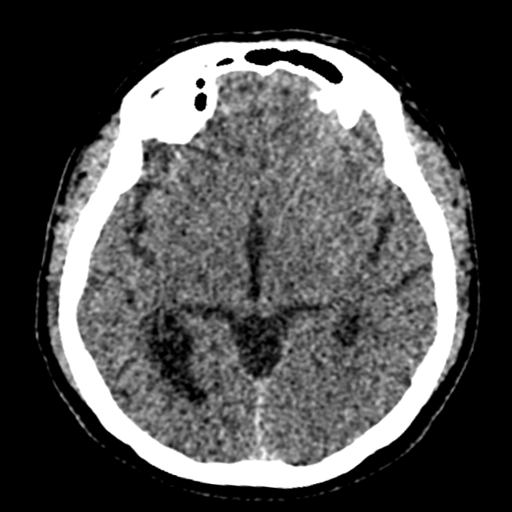
#> input picture Sample/ct.png, 512 x 512 px
$ python convert_to_nii.py
#> lines starting #> are read from the running program, lines starting #| are printed output that depends on the picture; after the words box and inside, x2 and y2 are one past the last pixel; in counts of white or black regions, pixels touching at a corner belong together
# convert_to_nii.py
import SimpleITK as sitk
import numpy as np
import cv2
import os

def jpg_to_clean_nii(in_jpg, out_nii, spacing=(1.0, 1.0)):
    # resolve paths relative to this script's directory
#> called with in_jpg = 'ct.png', out_nii = 'fixed.nii.gz', spacing = (1, 1)
    base_dir = os.path.dirname(__file__)
    in_path = in_jpg if os.path.isabs(in_jpg) else os.path.join(base_dir, in_jpg)
    out_path = out_nii if os.path.isabs(out_nii) else os.path.join(base_dir, out_nii)

    # read grayscale
    img = cv2.imread(in_path, cv2.IMREAD_GRAYSCALE)
#> img is the input picture: shape (512, 512); min 0, max 255, mean 80.8
    if img is None:
        print(f"Input not found or unreadable: {in_path}")
        return
    # tight crop around head (removes scale bar/borders)
    thr = cv2.threshold(img, 0, 255, cv2.THRESH_BINARY + cv2.THRESH_OTSU)[1]
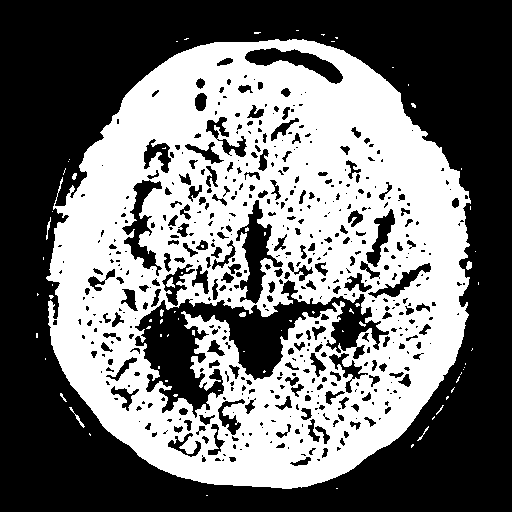
#> thr: shape (512, 512); 44.7% white; 74 white regions (63 under 20 px)
    cnts, _ = cv2.findContours(thr, cv2.RETR_EXTERNAL, cv2.CHAIN_APPROX_SIMPLE)
#> cnts = 45 contours, 42 with area under 20; largest, box (x1, y1, x2, y2) and area: (46, 39, 471, 489) 148736, (466, 261, 472, 270) 30, (69, 407, 85, 428) 30
    if len(cnts) > 0:
        c = max(cnts, key=cv2.contourArea)
#> c = contour of 761 points, box (x1, y1, x2, y2) (46, 39, 471, 489), area 148736
        x,y,w,h = cv2.boundingRect(c)
#> x = 46; y = 39; w = 425; h = 450
        pad = 5
        x = max(0, x+pad); y = max(0, y+pad)
#> after `x = max(0, x + pad)`: x = 51
#> after `y = max(0, y + pad)`: y = 44
        w = max(1, w-2*pad); h = max(1, h-2*pad)
#> after `w = max(1, w - 2 * pad)`: w = 415
#> after `h = max(1, h - 2 * pad)`: h = 440
        img = img[y:y+h, x:x+w]
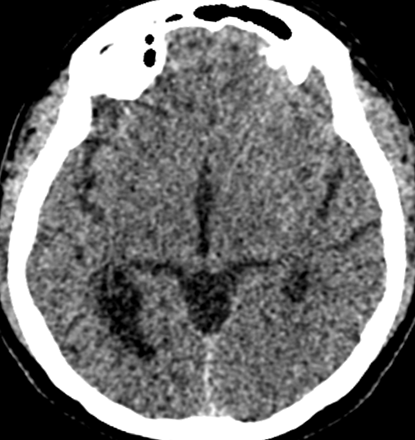
#> img: shape (440, 415); min 0, max 255, mean 114.5

    # make float, z-dimension=1 for 2D NIfTI
    arr = np.expand_dims(img.astype(np.float32), axis=0)
    nii = sitk.GetImageFromArray(arr)     # (z,y,x)
    if nii.GetDimension() == 3:
        nii.SetSpacing(spacing + (1.0,))
    else:
        nii.SetSpacing(spacing)
    sitk.WriteImage(nii, out_path)
    print("Saved:", out_path)

jpg_to_clean_nii("ct.png",  "fixed.nii.gz")
#> (the call stopped at in jpg_to_clean_nii, `nii = sitk.GetImageFromArray(arr)`: SimpleITK is not available in this run)
jpg_to_clean_nii("mri.png", "moving.nii.gz")
#> call 2 of jpg_to_clean_nii, with in_jpg = 'mri.png', out_nii = 'moving.nii.gz', spacing = (1, 1)
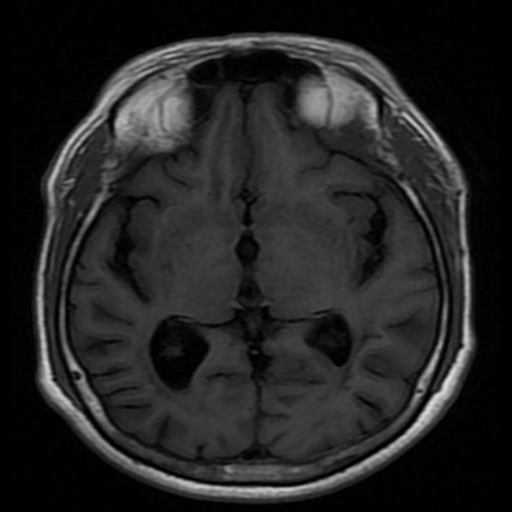
#> input picture Sample/mri.png, 512 x 512 px
#> in jpg_to_clean_nii, img is the input picture: shape (512, 512); min 0, max 221, mean 36.1
#> in jpg_to_clean_nii (call 2), `thr = cv2.threshold(img, 0, 255, cv2.THRESH_BINARY + cv2.THRESH_OTSU)[1]`:
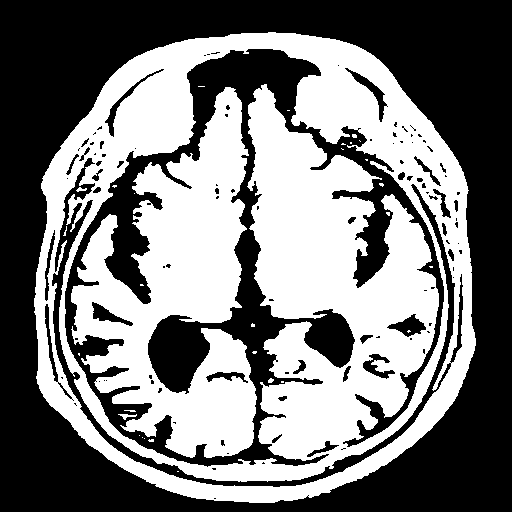
#> thr: shape (512, 512); 47.7% white; 31 white regions (26 under 20 px)
#> in jpg_to_clean_nii (call 2), `cnts, _ = cv2.findContours(thr, cv2.RETR_EXTERNAL, cv2.CHAIN_APPROX_SI..`: cnts = 1 contour; box (x1, y1, x2, y2) and area: (34, 32, 476, 503) 169634
#> in jpg_to_clean_nii (call 2), `c = max(cnts, key=cv2.contourArea)`: c = contour of 580 points, box (x1, y1, x2, y2) (34, 32, 476, 503), area 169634
#> in jpg_to_clean_nii (call 2), `x,y,w,h = cv2.boundingRect(c)`: x = 34; y = 32; w = 442; h = 471
#> in jpg_to_clean_nii (call 2), `x = max(0, x + pad)`: x = 39
#> in jpg_to_clean_nii (call 2), `y = max(0, y + pad)`: y = 37
#> in jpg_to_clean_nii (call 2), `w = max(1, w - 2 * pad)`: w = 432
#> in jpg_to_clean_nii (call 2), `h = max(1, h - 2 * pad)`: h = 461
#> in jpg_to_clean_nii (call 2), `img = img[y:y+h, x:x+w]`:
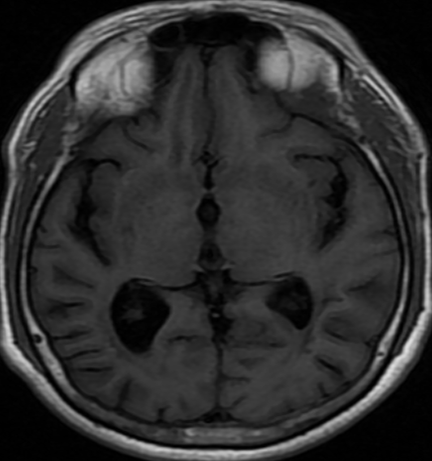
#> img: shape (461, 432); min 0, max 221, mean 46.7
#> (the call stopped at in jpg_to_clean_nii, `nii = sitk.GetImageFromArray(arr)`: SimpleITK is not available in this run)
